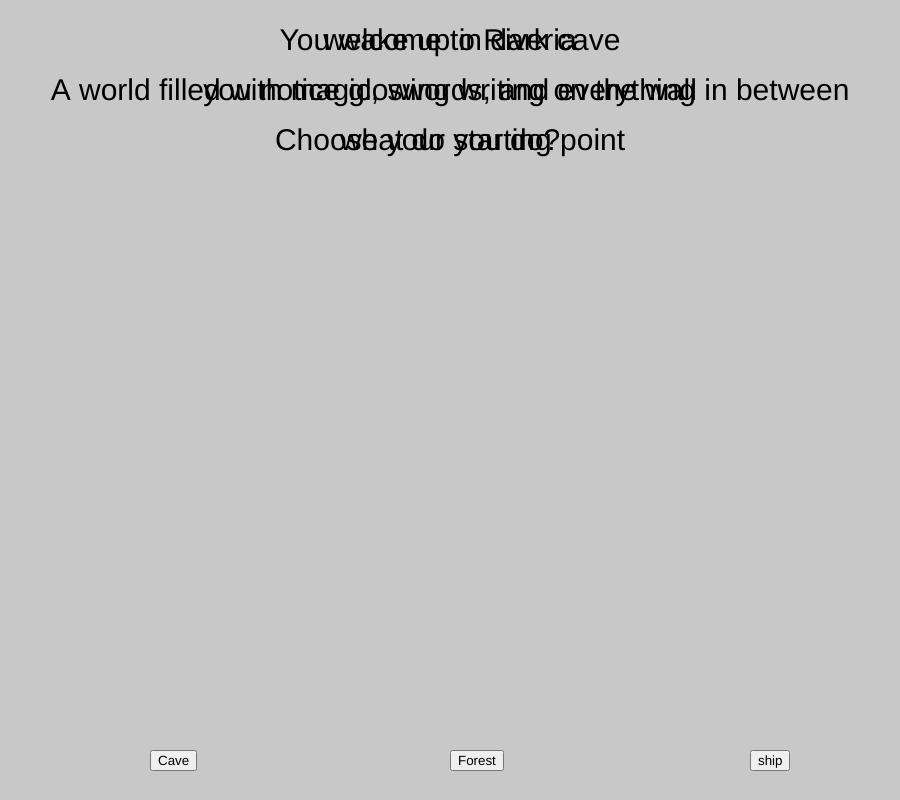
Frame 1 (no input)
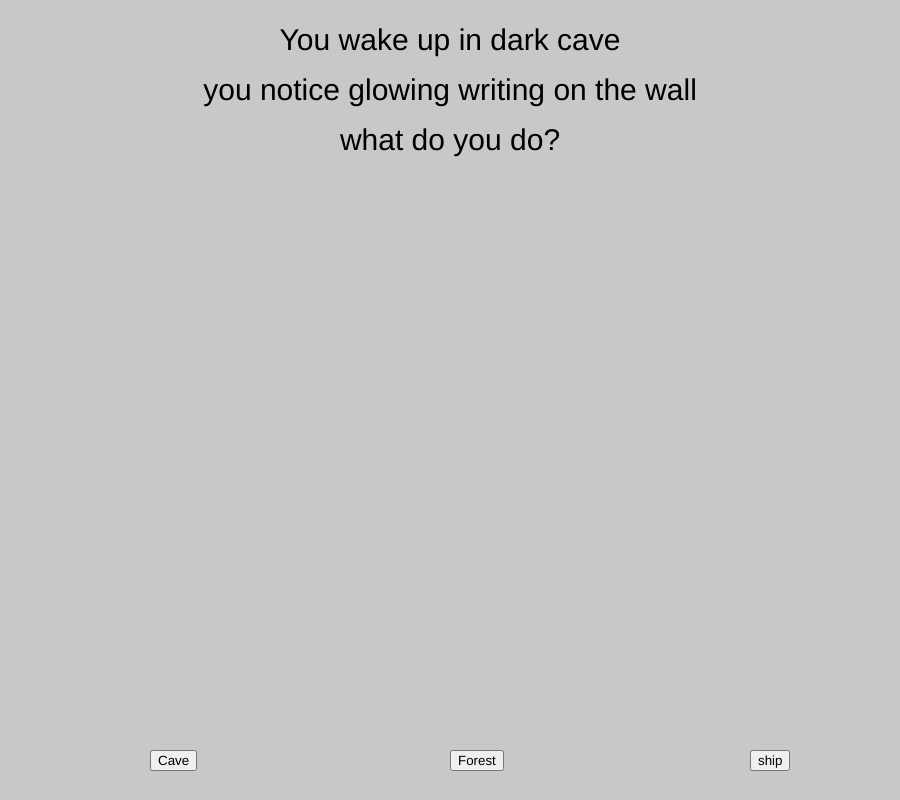
Frame 60 (no input)
Frame 120 (the mouse pressed at the canvas centre since frame 60): identical to frame 60, image omitted

The p5.js sketch that drew these frames (run headless with seeded random() and noise() and a simulated clock; from frame 60 on, the mouse is pressed at the canvas centre):

// p5.js sketch
// ── sketch.js
function setup() {
  createCanvas(900, 800);
  textAlign(CENTER);
  textSize(30);
}
let scene = 1
function draw() {
  background(200);

  if (scene == 1){
    scene1();
  }
  if (scene == 2){
    scene2();
  }

}

function scene1() //starting scene
{
  text('welcome to Riveria', 450, 50);
  text('A world filled with magic, swords, and everything in between', 450, 100)
  text('Choose your starting point', 450, 150);
let cave = createButton('Cave');
let forest = createButton('Forest');
let ship =  createButton('ship');
cave.position(150, 750);
forest.position(450, 750);
ship.position(750, 750);
if (cave.mouseClicked){
  scene = 2
}
}
function scene2() //cave
{
text('You wake up in dark cave', 450, 50);
text('you notice glowing writing on the wall', 450, 100);
text('what do you do?', 450, 150);
} 
